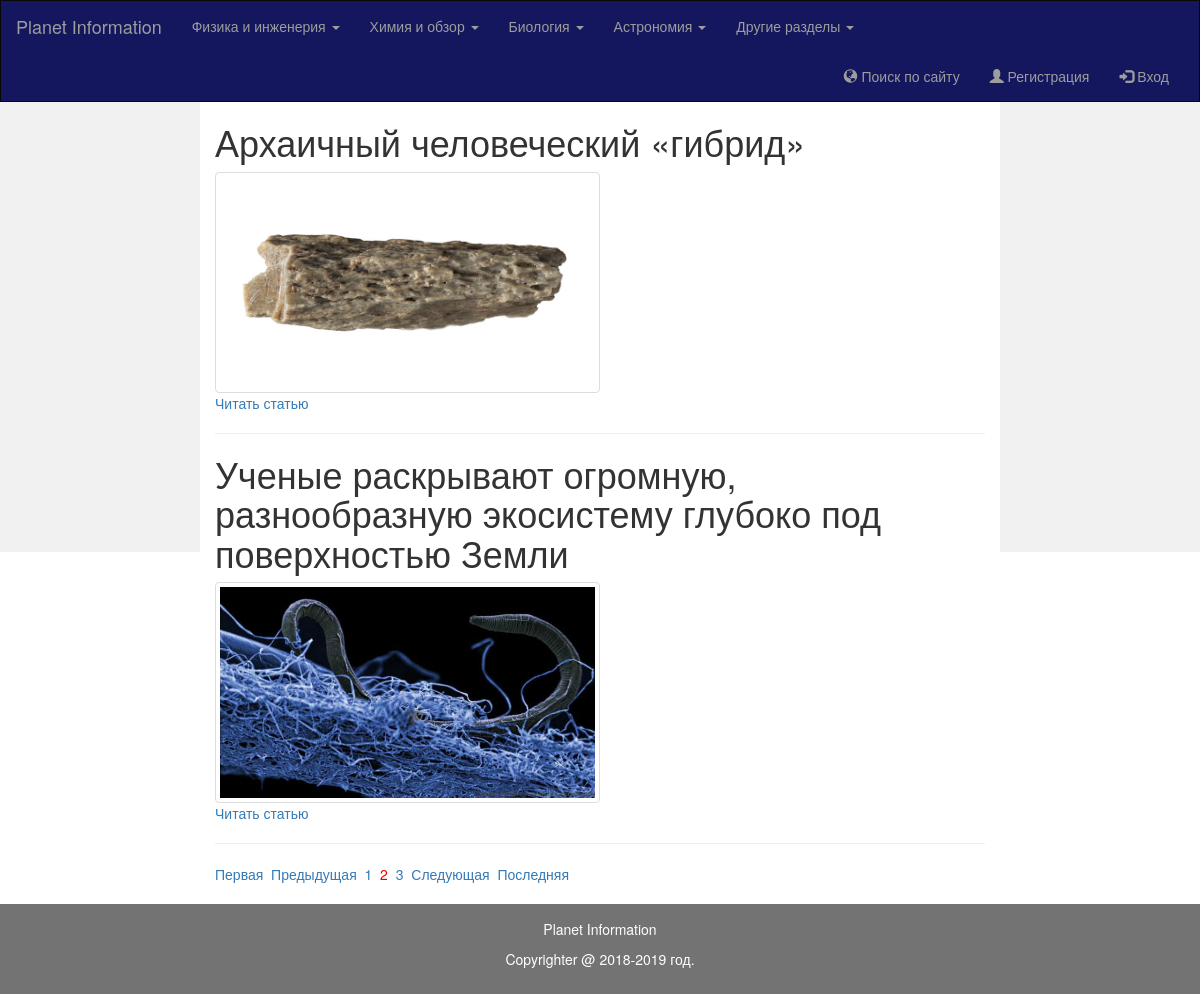
Page /index_biochemistry.php?page_no=2 on the committed database.
### tables this page shows
CREATE TABLE `biochemistry` (
  `id` int(11) NOT NULL,
  `title` varchar(255) NOT NULL,
  `description` text NOT NULL,
  `image` varchar(255) NOT NULL
);

### pagination_biochemistry.php (the view, shortened to what this page needs)
<?php
class paginate_biochemistry
{
     private $db;
     function __construct($conn)
     {
         $this->db = $conn;
     }
     public function dataview($query)
     {
         $stmt = $this->db->prepare($query);
         $stmt->execute();
         if($stmt->rowCount()>0)
         {
                while($row=$stmt->fetch(PDO::FETCH_ASSOC))
                {
                   ?>
								 <h1> <?php echo $row['title']; ?></h1>
<img src="admin/uploads/<?php echo $row['image']; ?>" class="img-thumbnail" style="width:50%" ><br>
								<p><a href="view_biochemistry.php?id=<?php echo $row['id']?>">Читать статью</a> </p> <hr>
                   <?php
                }
         }
         else
         {
                ?>
                <?php
         }
 }
 public function paginglink($query,$data_per_Page)
 {
        $self = $_SERVER['PHP_SELF'];
        $stmt = $this->db->prepare($query);
        $stmt->execute();
        $total_no_of_records = $stmt->rowCount();
        if($total_no_of_records > 0)
        {
            ?>
			<?php
            $whole_count_Of_Pages=ceil($total_no_of_records/$data_per_Page);
            $current_page=1;
            if(isset($_GET["page_no"]))
            {
               $current_page=$_GET["page_no"];
            }
            if($current_page!=1)
            {
               $previous =$current_page-1;
               echo "<a href='".$self."?page_no=1'>Первая</a>&nbsp;&nbsp;";
               echo "<a href='".$self."?page_no=".$previous."'>Предыдущая</a>&nbsp;&nbsp;";
            }
            for($i=1;$i<=$whole_count_Of_Pages;$i++)
            {
            if($i==$current_page)
            {
                echo "<a href='".$self."?page_no=".$i."' style='color:#F00000;text-decoration:none'>".$i."</a>&nbsp;&nbsp;";
            }
            else
            {
                echo "<a href='".$self."?page_no=".$i."'>".$i."</a>&nbsp;&nbsp;";
            }
   }
   if($current_page!=$whole_count_Of_Pages)
   {
        $next=$current_page+1;
        echo "<a href='".$self."?page_no=".$next."'>Следующая</a>&nbsp;&nbsp;";
        echo "<a href='".$self."?page_no=".$whole_count_Of_Pages."'>Последняя</a>&nbsp;&nbsp;";
   }
   ?><?php
  }
 }
}

### index_biochemistry.php
<!DOCTYPE html>
<html lang="ru">
<?php
include_once("header.php");
?>
<body>
<?php
include_once("nav.php");
?>
<?php
include_once("db_biochemistry.php");
?>
<div class="container-fluid text-center">
  <div class="row content">
    <div class="col-sm-2 sidenav">
    </div>
    <div class="col-sm-8 text-left">
	<?php
		$query = "SELECT * FROM biochemistry ORDER BY id DESC";
		$data_per_Page=2;
		$query_1 = $pagination->paging($query,$data_per_Page);
		$pagination->dataview($query_1);
		$pagination->paginglink($query,$data_per_Page);
	?>
<br><br>
    </div>
    <div class="col-sm-2 sidenav">
    </div>
  </div>
</div>
<?php
include_once("footer.php");
?>
</body>
</html>

### header.php (shortened to what this page needs)
<head>
  <link rel="stylesheet" href="https://maxcdn.bootstrapcdn.com/bootstrap/3.3.7/css/bootstrap.min.css">
</head>

### nav.php (shortened to what this page needs)
<nav class="navbar navbar-inverse">
  <div class="container-fluid">
    <div class="navbar-header">
      <a class="navbar-brand" href="index.php">Planet Information</a>
    </div>
    <div class="collapse navbar-collapse" id="myNavbar">
      <ul class="nav navbar-nav">
		 <li class="dropdown">
          <a class="dropdown-toggle" data-toggle="dropdown" href="#">Физика и инженерия <span class="caret"></span></a>
			</li>
        <li class="dropdown">
          <a class="dropdown-toggle" data-toggle="dropdown" href="#"> Химия и обзор <span class="caret"></span></a>
			</li>
		<li class="dropdown">
          <a class="dropdown-toggle" data-toggle="dropdown" href="#"> Биология <span class="caret"></span></a>
			</li>
		<li class="dropdown">
          <a class="dropdown-toggle" data-toggle="dropdown" href="#"> Астрономия <span class="caret"></span></a>
			</li>
       		<li class="dropdown">
          <a class="dropdown-toggle" data-toggle="dropdown" href="#"> Другие разделы <span class="caret"></span></a>
			</li>
      </ul>
      <ul class="nav navbar-nav navbar-right">
	  <li><a href="search_query.php"><span class="glyphicon glyphicon-globe"></span> Поиск по сайту </a></li>
        <li><a href="register_form.php"><span class="glyphicon glyphicon-user"></span> Регистрация </a></li>
        <li><a href="index_form.php"><span class="glyphicon glyphicon-log-in"></span> Вход </a></li>
      </ul>
    </div>
  </div>
</nav>

### footer.php
<footer class="container-fluid text-center">
  <p>Planet Information</p>
    <p>Copyrighter @ 2018-2019 год.</p>
</footer>

### header.php (style rules this page uses)
.navbar { margin-bottom: 0; border-radius: 0; background-color: #14175D; }
.row.content { height: 450px }
.sidenav { padding-top: 20px; background-color: #f1f1f1; height: 100%; }
footer { background-color: #737373; color: white; padding: 15px; }

### rows in the picture
biochemistry: title "Архаичный человеческий «гибрид»", image (picture)
biochemistry: title "Ученые раскрывают огромную, разнообразную экосистему глубоко под поверхностью Земли", image (picture)
